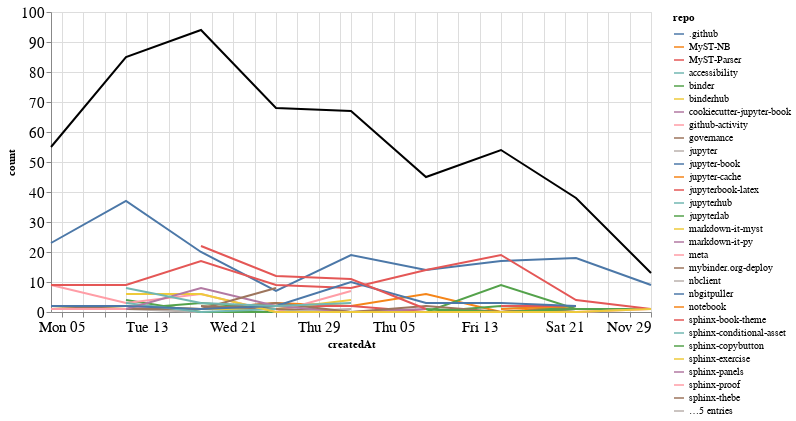

This figure's notebook cell:
### Markdown cell above
## Comments

### Code cell
comments_time = comments.groupby('repo').resample('W', on='createdAt').count()['author'].reset_index()
comments_time = comments_time.rename(columns={'author': 'count'})
comments_time_total = comments_time.groupby('createdAt').agg({"count": "sum"}).reset_index()
ch1 = alt.Chart(comments_time, width=600).mark_line().encode(
    x='createdAt',
    y='count',
    color='repo',
    tooltip="repo"
)

ch2 = alt.Chart(comments_time_total, width=600).mark_line(color="black").encode(
    x='createdAt',
    y='count',
)

ch1 + ch2

### Figure 1 — Vega-Lite specification as saved in the notebook (floating-point values rounded to 4 significant figures; data arrays with more than 128 entries replaced by an {"elided": "..."} marker saying what was removed)
{"config": {"axisLeft": {"labelFontSize": 15}, "axisBottom": {"labelFontSize": 15}}, "layer": [{"data": {"name": "data-ba94eaa1e73fa0961b05e632d6c06888"}, "mark": "line", "encoding": {"color": {"type": "nominal", "field": "repo"}, "tooltip": {"type": "nominal", "field": "repo"}, "x": {"type": "temporal", "field": "createdAt"}, "y": {"type": "quantitative", "field": "count"}}, "width": 600}, {"data": {"name": "data-4ecc03f2ec24bb20b737cc560e128d63"}, "mark": {"type": "line", "color": "black"}, "encoding": {"x": {"type": "temporal", "field": "createdAt"}, "y": {"type": "quantitative", "field": "count"}}, "width": 600}], "$schema": "https://vega.github.io/schema/vega-lite/v4.8.1.json", "datasets": {"data-ba94eaa1e73fa0961b05e632d6c06888": {"elided": "140 records"}, "data-4ecc03f2ec24bb20b737cc560e128d63": [{"createdAt": "2020-10-04T00:00:00", "count": 55}, {"createdAt": "2020-10-11T00:00:00", "count": 85}, {"createdAt": "2020-10-18T00:00:00", "count": 94}, {"createdAt": "2020-10-25T00:00:00", "count": 68}, {"createdAt": "2020-11-01T00:00:00", "count": 67}, {"createdAt": "2020-11-08T00:00:00", "count": 45}, {"createdAt": "2020-11-15T00:00:00", "count": 54}, {"createdAt": "2020-11-22T00:00:00", "count": 38}, {"createdAt": "2020-11-29T00:00:00", "count": 13}]}}
